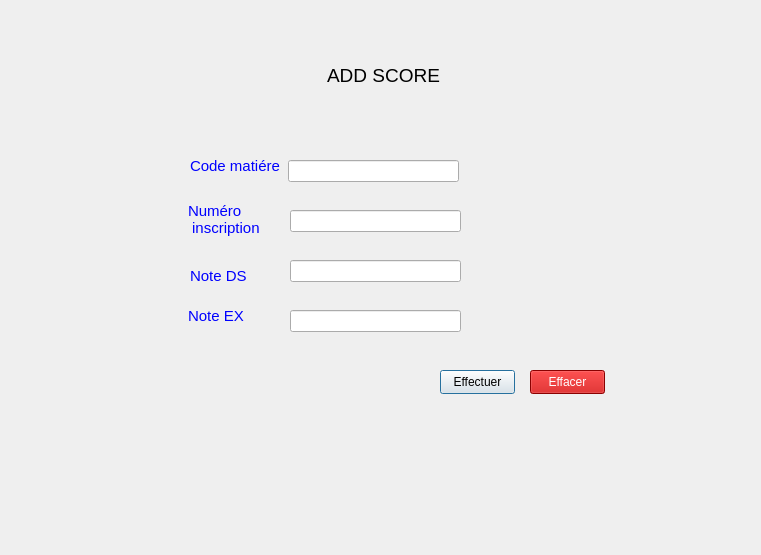
<?xml version="1.0" encoding="UTF-8"?>
<ui version="4.0">
 <class>Dialog</class>
 <widget class="QDialog" name="Dialog">
  <property name="geometry">
   <rect>
    <x>0</x>
    <y>0</y>
    <width>761</width>
    <height>555</height>
   </rect>
  </property>
  <property name="windowTitle">
   <string>Dialog</string>
  </property>
  <property name="styleSheet">
   <string notr="true">QProgressBar:horizontal {
    border: 1px solid #3A3939;
    text-align: center;
    padding: 1px;
    background: #201F1F;
}
QProgressBar::chunk:horizontal {
    background-color: qlineargradient(spread:reflect, x1:1, y1:0.545, x2:1, y2:0, stop:0 rgba(28, 66, 111, 255), stop:1 rgba(37, 87, 146, 255));
}

QToolTip
{
    border: 1px solid #3A3939;
    background-color: rgb(90, 102, 117);;
    color: white;
    padding: 1px;
    opacity: 200;
}

QWidget
{
    color: silver;
    background-color: #302F2F;
    selection-background-color:#3d8ec9;
    selection-color: black;
    background-clip: border;
    border-image: none;
    outline: 0;
}

QWidget:item:hover
{
    background-color: #78879b;
    color: black;
}

QWidget:item:selected
{
    background-color: #3d8ec9;
}

QCheckBox
{
    spacing: 5px;
    outline: none;
    color: #bbb;
    margin-bottom: 2px;
}

QCheckBox:disabled
{
    color: #777777;
}
QCheckBox::indicator,
QGroupBox::indicator
{
    width: 18px;
    height: 18px;
}
QGroupBox::indicator
{
    margin-left: 2px;
}

QCheckBox::indicator:unchecked,
QCheckBox::indicator:unchecked:hover,
QGroupBox::indicator:unchecked,
QGroupBox::indicator:unchecked:hover
{
    image: url(:/dark_blue/img/checkbox_unchecked.png);
}

QCheckBox::indicator:unchecked:focus,
QCheckBox::indicator:unchecked:pressed,
QGroupBox::indicator:unchecked:focus,
QGroupBox::indicator:unchecked:pressed
{
  border: none;
    image: url(:/dark_blue/img/checkbox_unchecked_focus.png);
}

QCheckBox::indicator:checked,
QCheckBox::indicator:checked:hover,
QGroupBox::indicator:checked,
QGroupBox::indicator:checked:hover
{
    image: url(:/dark_blue/img/checkbox_checked.png);
}

QCheckBox::indicator:checked:focus,
QCheckBox::indicator:checked:pressed,
QGroupBox::indicator:checked:focus,
QGroupBox::indicator:checked:pressed
{
  border: none;
    image: url(:/dark_blue/img/checkbox_checked_focus.png);
}

QCheckBox::indicator:indeterminate,
QCheckBox::indicator:indeterminate:hover,
QCheckBox::indicator:indeterminate:pressed
QGroupBox::indicator:indeterminate,
QGroupBox::indicator:indeterminate:hover,
QGroupBox::indicator:indeterminate:pressed
{
    image: url(:/dark_blue/img/checkbox_indeterminate.png);
}

QCheckBox::indicator:indeterminate:focus,
QGroupBox::indicator:indeterminate:focus
{
    image: url(:/dark_blue/img/checkbox_indeterminate_focus.png);
}

QCheckBox::indicator:checked:disabled,
QGroupBox::indicator:checked:disabled
{
    image: url(:/dark_blue/img/checkbox_checked_disabled.png);
}

QCheckBox::indicator:unchecked:disabled,
QGroupBox::indicator:unchecked:disabled
{
    image: url(:/dark_blue/img/checkbox_unchecked_disabled.png);
}

QRadioButton
{
    spacing: 5px;
    outline: none;
    color: #bbb;
    margin-bottom: 2px;
}

QRadioButton:disabled
{
    color: #777777;
}
QRadioButton::indicator
{
    width: 21px;
    height: 21px;
}

QRadioButton::indicator:unchecked,
QRadioButton::indicator:unchecked:hover
{
    image: url(:/dark_blue/img/radio_unchecked.png);
}

QRadioButton::indicator:unchecked:focus,
QRadioButton::indicator:unchecked:pressed
{
  border: none;
  outline: none;
    image: url(:/dark_blue/img/radio_unchecked_focus.png);
}

QRadioButton::indicator:checked,
QRadioButton::indicator:checked:hover
{
  border: none;
  outline: none;
    image: url(:/dark_blue/img/radio_checked.png);
}

QRadioButton::indicator:checked:focus,
QRadioButton::indicato::menu-arrowr:checked:pressed
{
  border: none;
  outline: none;
    image: url(:/dark_blue/img/radio_checked_focus.png);
}

QRadioButton::indicator:indeterminate,
QRadioButton::indicator:indeterminate:hover,
QRadioButton::indicator:indeterminate:pressed
{
        image: url(:/dark_blue/img/radio_indeterminate.png);
}

QRadioButton::indicator:checked:disabled
{
  outline: none;
  image: url(:/dark_blue/img/radio_checked_disabled.png);
}

QRadioButton::indicator:unchecked:disabled
{
    image: url(:/dark_blue/img/radio_unchecked_disabled.png);
}


QMenuBar
{
    background-color: #302F2F;
    color: silver;
}

QMenuBar::item
{
    background: transparent;
}

QMenuBar::item:selected
{
    background: transparent;
    border: 1px solid #3A3939;
}

QMenuBar::item:pressed
{
    border: 1px solid #3A3939;
    background-color: #3d8ec9;
    color: black;
    margin-bottom:-1px;
    padding-bottom:1px;
}

QMenu
{
    border: 1px solid #3A3939;
    color: silver;
    margin: 1px;
}

QMenu::icon
{
    margin: 1px;
}

QMenu::item
{
    padding: 2px 2px 2px 25px;
    margin-left: 5px;
    border: 1px solid transparent; /* reserve space for selection border */
}

QMenu::item:selected
{
    color: black;
}

QMenu::separator {
    height: 2px;
    background: lightblue;
    margin-left: 10px;
    margin-right: 5px;
}

QMenu::indicator {
    width: 16px;
    height: 16px;
}

/* non-exclusive indicator = check box style indicator
   (see QActionGroup::setExclusive) */
QMenu::indicator:non-exclusive:unchecked {
    image: url(:/dark_blue/img/checkbox_unchecked.png);
}

QMenu::indicator:non-exclusive:unchecked:selected {
    image: url(:/dark_blue/img/checkbox_unchecked_disabled.png);
}

QMenu::indicator:non-exclusive:checked {
    image: url(:/dark_blue/img/checkbox_checked.png);
}

QMenu::indicator:non-exclusive:checked:selected {
    image: url(:/dark_blue/img/checkbox_checked_disabled.png);
}

/* exclusive indicator = radio button style indicator (see QActionGroup::setExclusive) */
QMenu::indicator:exclusive:unchecked {
    image: url(:/dark_blue/img/radio_unchecked.png);
}

QMenu::indicator:exclusive:unchecked:selected {
    image: url(:/dark_blue/img/radio_unchecked_disabled.png);
}

QMenu::indicator:exclusive:checked {
    image: url(:/dark_blue/img/radio_checked.png);
}

QMenu::indicator:exclusive:checked:selected {
    image: url(:/dark_blue/img/radio_checked_disabled.png);
}

QMenu::right-arrow {
    margin: 5px;
    image: url(:/dark_blue/img/right_arrow.png)
}


QWidget:disabled
{
    color: #808080;
    background-color: #302F2F;
}

QAbstractItemView
{
    alternate-background-color: #3A3939;
    color: silver;
    border: 1px solid 3A3939;
    border-radius: 2px;
    padding: 1px;
}

QWidget:focus, QMenuBar:focus
{
    border: 1px solid #78879b;
}

QTabWidget:focus, QCheckBox:focus, QRadioButton:focus, QSlider:focus
{
    border: none;
}

QLineEdit
{
    background-color: #201F1F;
    padding: 2px;
    border-style: solid;
    border: 1px solid #3A3939;
    border-radius: 2px;
    color: silver;
}

QGroupBox {
    border:1px solid #3A3939;
    border-radius: 2px;
    margin-top: 20px;
    background-color: #302F2F;
    color: silver;
}

QGroupBox::title {
    subcontrol-origin: margin;
    subcontrol-position: top center;
    padding-left: 10px;
    padding-right: 10px;
    padding-top: 10px;
}

QAbstractScrollArea
{
    border-radius: 2px;
    border: 1px solid #3A3939;
    background-color: transparent;
}

QScrollBar:horizontal
{
    height: 15px;
    margin: 3px 15px 3px 15px;
    border: 1px transparent #2A2929;
    border-radius: 4px;
    background-color: #2A2929;
}

QScrollBar::handle:horizontal
{
    background-color: #605F5F;
    min-width: 5px;
    border-radius: 4px;
}

QScrollBar::add-line:horizontal
{
    margin: 0px 3px 0px 3px;
    border-image: url(:/dark_blue/img/right_arrow_disabled.png);
    width: 10px;
    height: 10px;
    subcontrol-position: right;
    subcontrol-origin: margin;
}

QScrollBar::sub-line:horizontal
{
    margin: 0px 3px 0px 3px;
    border-image: url(:/dark_blue/img/left_arrow_disabled.png);
    height: 10px;
    width: 10px;
    subcontrol-position: left;
    subcontrol-origin: margin;
}

QScrollBar::add-line:horizontal:hover,QScrollBar::add-line:horizontal:on
{
    border-image: url(:/dark_blue/img/right_arrow.png);
    height: 10px;
    width: 10px;
    subcontrol-position: right;
    subcontrol-origin: margin;
}


QScrollBar::sub-line:horizontal:hover, QScrollBar::sub-line:horizontal:on
{
    border-image: url(:/dark_blue/img/left_arrow.png);
    height: 10px;
    width: 10px;
    subcontrol-position: left;
    subcontrol-origin: margin;
}

QScrollBar::up-arrow:horizontal, QScrollBar::down-arrow:horizontal
{
    background: none;
}


QScrollBar::add-page:horizontal, QScrollBar::sub-page:horizontal
{
    background: none;
}

QScrollBar:vertical
{
    background-color: #2A2929;
    width: 15px;
    margin: 15px 3px 15px 3px;
    border: 1px transparent #2A2929;
    border-radius: 4px;
}

QScrollBar::handle:vertical
{
    background-color: #605F5F;
    min-height: 5px;
    border-radius: 4px;
}

QScrollBar::sub-line:vertical
{
    margin: 3px 0px 3px 0px;
    border-image: url(:/dark_blue/img/up_arrow_disabled.png);
    height: 10px;
    width: 10px;
    subcontrol-position: top;
    subcontrol-origin: margin;
}

QScrollBar::add-line:vertical
{
    margin: 3px 0px 3px 0px;
    border-image: url(:/dark_blue/img/down_arrow_disabled.png);
    height: 10px;
    width: 10px;
    subcontrol-position: bottom;
    subcontrol-origin: margin;
}

QScrollBar::sub-line:vertical:hover,QScrollBar::sub-line:vertical:on
{

    border-image: url(:/dark_blue/img/up_arrow.png);
    height: 10px;
    width: 10px;
    subcontrol-position: top;
    subcontrol-origin: margin;
}


QScrollBar::add-line:vertical:hover, QScrollBar::add-line:vertical:on
{
    border-image: url(:/dark_blue/img/down_arrow.png);
    height: 10px;
    width: 10px;
    subcontrol-position: bottom;
    subcontrol-origin: margin;
}

QScrollBar::up-arrow:vertical, QScrollBar::down-arrow:vertical
{
    background: none;
}


QScrollBar::add-page:vertical, QScrollBar::sub-page:vertical
{
    background: none;
}

QTextEdit
{
    background-color: #201F1F;
    color: silver;
    border: 1px solid #3A3939;
}

QPlainTextEdit
{
    background-color: #201F1F;;
    color: silver;
    border-radius: 2px;
    border: 1px solid #3A3939;
}

QHeaderView::section
{
    background-color: #3A3939;
    color: silver;
    padding-left: 4px;
    border: 1px solid #6c6c6c;
}

QSizeGrip {
    image: url(:/dark_blue/img/sizegrip.png);
    width: 12px;
    height: 12px;
}

QMainWindow
{
    background-color: #302F2F;

}

QMainWindow::separator
{
    background-color: #302F2F;
    color: white;
    padding-left: 4px;
    spacing: 2px;
    border: 1px dashed #3A3939;
}

QMainWindow::separator:hover
{

    background-color: #787876;
    color: white;
    padding-left: 4px;
    border: 1px solid #3A3939;
    spacing: 2px;
}


QMenu::separator
{
    height: 1px;
    background-color: #3A3939;
    color: white;
    padding-left: 4px;
    margin-left: 10px;
    margin-right: 5px;
}


QFrame
{
    border-radius: 2px;
    border: 1px solid #444;
}

QFrame[frameShape=&quot;0&quot;]
{
    border-radius: 2px;
    border: 1px transparent #444;
}

QStackedWidget
{
    background-color: #302F2F;
    border: 1px transparent black;
}

QToolBar {
    border: 1px transparent #393838;
    background: 1px solid #302F2F;
    font-weight: bold;
}

QToolBar::handle:horizontal {
    image: url(:/dark_blue/img/Hmovetoolbar.png);
}
QToolBar::handle:vertical {
    image: url(:/dark_blue/img/Vmovetoolbar.png);
}
QToolBar::separator:horizontal {
    image: url(:/dark_blue/img/Hsepartoolbar.png);
}
QToolBar::separator:vertical {
    image: url(:/dark_blue/img/Vsepartoolbars.png);
}

QPushButton
{
    color: silver;
    background-color: #302F2F;
    border-width: 2px;
    border-color: #4A4949;
    border-style: solid;
    padding-top: 2px;
    padding-bottom: 2px;
    padding-left: 10px;
    padding-right: 10px;
    border-radius: 4px;
    /* outline: none; */
    /* min-width: 40px; */
}

QPushButton:disabled
{
    background-color: #302F2F;
    border-width: 2px;
    border-color: #3A3939;
    border-style: solid;
    padding-top: 2px;
    padding-bottom: 2px;
    padding-left: 10px;
    padding-right: 10px;
    /*border-radius: 2px;*/
    color: #808080;
}

QPushButton:focus {
    background-color: #3d8ec9;
    color: white;
}

QComboBox
{
    selection-background-color: #3d8ec9;
    background-color: #201F1F;
    border-style: solid;
    border: 1px solid #3A3939;
    border-radius: 2px;
    padding: 2px;
    min-width: 75px;
}

QPushButton:checked{
    background-color: #4A4949;
    border-color: #6A6969;
}

QPushButton:hover {
    border: 2px solid #78879b;
    color: silver;
}

QComboBox:hover, QAbstractSpinBox:hover,QLineEdit:hover,QTextEdit:hover,QPlainTextEdit:hover,QAbstractView:hover,QTreeView:hover
{
    border: 1px solid #78879b;
    color: silver;
}

QComboBox:on
{
    background-color: #626873;
    padding-top: 3px;
    padding-left: 4px;
    selection-background-color: #4a4a4a;
}

QComboBox QAbstractItemView
{
    background-color: #201F1F;
    border-radius: 2px;
    border: 1px solid #444;
    selection-background-color: #3d8ec9;
    color: silver;
}

QComboBox::drop-down
{
    subcontrol-origin: padding;
    subcontrol-position: top right;
    width: 15px;

    border-left-width: 0px;
    border-left-color: darkgray;
    border-left-style: solid;
    border-top-right-radius: 3px;
    border-bottom-right-radius: 3px;
}

QComboBox::down-arrow
{
    image: url(:/dark_blue/img/down_arrow_disabled.png);
}

QComboBox::down-arrow:on, QComboBox::down-arrow:hover,
QComboBox::down-arrow:focus
{
    image: url(:/dark_blue/img/down_arrow.png);
}

QPushButton:pressed
{
    background-color: #484846;
}

QAbstractSpinBox {
    padding-top: 2px;
    padding-bottom: 2px;
    border: 1px solid #3A3939;
    background-color: #201F1F;
    color: silver;
    border-radius: 2px;
    min-width: 75px;
}

QAbstractSpinBox:up-button
{
    background-color: transparent;
    subcontrol-origin: border;
    subcontrol-position: top right;
}

QAbstractSpinBox:down-button
{
    background-color: transparent;
    subcontrol-origin: border;
    subcontrol-position: bottom right;
}

QAbstractSpinBox::up-arrow,QAbstractSpinBox::up-arrow:disabled,QAbstractSpinBox::up-arrow:off {
    image: url(:/dark_blue/img/up_arrow_disabled.png);
    width: 10px;
    height: 10px;
}
QAbstractSpinBox::up-arrow:hover
{
    image: url(:/dark_blue/img/up_arrow.png);
}


QAbstractSpinBox::down-arrow,QAbstractSpinBox::down-arrow:disabled,QAbstractSpinBox::down-arrow:off
{
    image: url(:/dark_blue/img/down_arrow_disabled.png);
    width: 10px;
    height: 10px;
}
QAbstractSpinBox::down-arrow:hover
{
    image: url(:/dark_blue/img/down_arrow.png);
}


QLabel
{
    border: 0px solid black;
}

QTabWidget{
    border: 1px transparent black;
}

QTabWidget::pane {
    border: 1px solid #444;
    border-radius: 3px;
    padding: 3px;
}

QTabBar
{
    qproperty-drawBase: 0;
    left: 5px; /* move to the right by 5px */
}

QTabBar:focus
{
    border: 0px transparent black;
}

QTabBar::close-button  {
    image: url(:/dark_blue/img/close.png);
    background: transparent;
}

QTabBar::close-button:hover
{
    image: url(:/dark_blue/img/close-hover.png);
    background: transparent;
}

QTabBar::close-button:pressed {
    image: url(:/dark_blue/img/close-pressed.png);
    background: transparent;
}

/* TOP TABS */
QTabBar::tab:top {
    color: #b1b1b1;
    border: 1px solid #4A4949;
    border-bottom: 1px transparent black;
    background-color: #302F2F;
    padding: 5px;
    border-top-left-radius: 2px;
    border-top-right-radius: 2px;
}

QTabBar::tab:top:!selected
{
    color: #b1b1b1;
    background-color: #201F1F;
    border: 1px transparent #4A4949;
    border-bottom: 1px transparent #4A4949;
    border-top-left-radius: 0px;
    border-top-right-radius: 0px;
}

QTabBar::tab:top:!selected:hover {
    background-color: #48576b;
}

/* BOTTOM TABS */
QTabBar::tab:bottom {
    color: #b1b1b1;
    border: 1px solid #4A4949;
    border-top: 1px transparent black;
    background-color: #302F2F;
    padding: 5px;
    border-bottom-left-radius: 2px;
    border-bottom-right-radius: 2px;
}

QTabBar::tab:bottom:!selected
{
    color: #b1b1b1;
    background-color: #201F1F;
    border: 1px transparent #4A4949;
    border-top: 1px transparent #4A4949;
    border-bottom-left-radius: 0px;
    border-bottom-right-radius: 0px;
}

QTabBar::tab:bottom:!selected:hover {
    background-color: #78879b;
}

/* LEFT TABS */
QTabBar::tab:left {
    color: #b1b1b1;
    border: 1px solid #4A4949;
    border-left: 1px transparent black;
    background-color: #302F2F;
    padding: 5px;
    border-top-right-radius: 2px;
    border-bottom-right-radius: 2px;
}

QTabBar::tab:left:!selected
{
    color: #b1b1b1;
    background-color: #201F1F;
    border: 1px transparent #4A4949;
    border-right: 1px transparent #4A4949;
    border-top-right-radius: 0px;
    border-bottom-right-radius: 0px;
}

QTabBar::tab:left:!selected:hover {
    background-color: #48576b;
}


/* RIGHT TABS */
QTabBar::tab:right {
    color: #b1b1b1;
    border: 1px solid #4A4949;
    border-right: 1px transparent black;
    background-color: #302F2F;
    padding: 5px;
    border-top-left-radius: 2px;
    border-bottom-left-radius: 2px;
}

QTabBar::tab:right:!selected
{
    color: #b1b1b1;
    background-color: #201F1F;
    border: 1px transparent #4A4949;
    border-right: 1px transparent #4A4949;
    border-top-left-radius: 0px;
    border-bottom-left-radius: 0px;
}

QTabBar::tab:right:!selected:hover {
    background-color: #48576b;
}

QTabBar QToolButton::right-arrow:enabled {
     image: url(:/dark_blue/img/right_arrow.png);
 }

 QTabBar QToolButton::left-arrow:enabled {
     image: url(:/dark_blue/img/left_arrow.png);
 }

QTabBar QToolButton::right-arrow:disabled {
     image: url(:/dark_blue/img/right_arrow_disabled.png);
 }

 QTabBar QToolButton::left-arrow:disabled {
     image: url(:/dark_blue/img/left_arrow_disabled.png);
 }


QDockWidget {
    border: 1px solid #403F3F;
    titlebar-close-icon: url(:/dark_blue/img/close.png);
    titlebar-normal-icon: url(:/dark_blue/img/undock.png);
}

QDockWidget::close-button, QDockWidget::float-button {
    border: 1px solid transparent;
    border-radius: 2px;
    background: transparent;
}

QDockWidget::close-button:hover, QDockWidget::float-button:hover {
    background: rgba(255, 255, 255, 10);
}

QDockWidget::close-button:pressed, QDockWidget::float-button:pressed {
    padding: 1px -1px -1px 1px;
    background: rgba(255, 255, 255, 10);
}

QTreeView, QListView, QTextBrowser, AtLineEdit, AtLineEdit::hover {
    border: 1px solid #444;
    background-color: silver;
    border-radius: 3px;
    margin-left: 3px;
    color: black;
}

QTreeView:branch:selected, QTreeView:branch:hover {
    background: url(:/dark_blue/img/transparent.png);
}

QTreeView::branch:has-siblings:!adjoins-item {
    border-image: url(:/dark_blue/img/transparent.png);
}

QTreeView::branch:has-siblings:adjoins-item {
    border-image: url(:/dark_blue/img/transparent.png);
}

QTreeView::branch:!has-children:!has-siblings:adjoins-item {
    border-image: url(:/dark_blue/img/transparent.png);
}

QTreeView::branch:has-children:!has-siblings:closed,
QTreeView::branch:closed:has-children:has-siblings {
    image: url(:/dark_blue/img/branch_closed.png);
}

QTreeView::branch:open:has-children:!has-siblings,
QTreeView::branch:open:has-children:has-siblings  {
    image: url(:/dark_blue/img/branch_open.png);
}

QTreeView::branch:has-children:!has-siblings:closed:hover,
QTreeView::branch:closed:has-children:has-siblings:hover {
    image: url(:/dark_blue/img/branch_closed-on.png);
    }

QTreeView::branch:open:has-children:!has-siblings:hover,
QTreeView::branch:open:has-children:has-siblings:hover  {
    image: url(:/dark_blue/img/branch_open-on.png);
    }

QListView::item:!selected:hover, QListView::item:!selected:hover, QTreeView::item:!selected:hover  {
    background: rgba(0, 0, 0, 0);
    outline: 0;
    color: #FFFFFF
}

QListView::item:selected:hover, QListView::item:selected:hover, QTreeView::item:selected:hover  {
    background: #3d8ec9;
    color: #FFFFFF;
}

QSlider::groove:horizontal {
    border: 1px solid #3A3939;
    height: 8px;
    background: #201F1F;
    margin: 2px 0;
    border-radius: 2px;
}

QSlider::handle:horizontal {
    background: QLinearGradient( x1: 0, y1: 0, x2: 0, y2: 1,
      stop: 0.0 silver, stop: 0.2 #a8a8a8, stop: 1 #727272);
    border: 1px solid #3A3939;
    width: 14px;
    height: 14px;
    margin: -4px 0;
    border-radius: 2px;
}

QSlider::groove:vertical {
    border: 1px solid #3A3939;
    width: 8px;
    background: #201F1F;
    margin: 0 0px;
    border-radius: 2px;
}

QSlider::handle:vertical {
    background: QLinearGradient( x1: 0, y1: 0, x2: 0, y2: 1, stop: 0.0 silver,
    stop: 0.2 #a8a8a8, stop: 1 #727272);
    border: 1px solid #3A3939;
    width: 14px;
    height: 14px;
    margin: 0 -4px;
    border-radius: 2px;
}

QToolButton {
    /*  background-color: transparent; */
    border: 2px transparent #4A4949;
    border-radius: 4px;
    background-color: dimgray;
    margin: 2px;
    padding: 2px;
}

QToolButton[popupMode=&quot;1&quot;] { /* only for MenuButtonPopup */
 padding-right: 20px; /* make way for the popup button */
 border: 2px transparent #4A4949;
 border-radius: 4px;
}

QToolButton[popupMode=&quot;2&quot;] { /* only for InstantPopup */
 padding-right: 10px; /* make way for the popup button */
 border: 2px transparent #4A4949;
}


QToolButton:hover, QToolButton::menu-button:hover {
    border: 2px solid #78879b;
}

QToolButton:checked, QToolButton:pressed,
    QToolButton::menu-button:pressed {
    background-color: #4A4949;
    border: 2px solid #78879b;
}

/* the subcontrol below is used only in the InstantPopup or DelayedPopup mode */
QToolButton::menu-indicator {
    image: url(:/dark_blue/img/down_arrow.png);
    top: -7px; left: -2px; /* shift it a bit */
}

/* the subcontrols below are used only in the MenuButtonPopup mode */
QToolButton::menu-button {
    border: 1px transparent #4A4949;
    border-top-right-radius: 6px;
    border-bottom-right-radius: 6px;
    /* 16px width + 4px for border = 20px allocated above */
    width: 16px;
    outline: none;
}

QToolButton::menu-arrow {
    image: url(:/dark_blue/img/down_arrow.png);
}

QToolButton::menu-arrow:open {
    top: 1px; left: 1px; /* shift it a bit */
    border: 1px solid #3A3939;
}

QPushButton::menu-indicator  {
    subcontrol-origin: padding;
    subcontrol-position: bottom right;
    left: 4px;
}

QTableView
{
    border: 1px solid #444;
    gridline-color: #6c6c6c;
    background-color: #201F1F;
}


QTableView, QHeaderView
{
    border-radius: 0px;
}

QTableView::item:pressed, QListView::item:pressed, QTreeView::item:pressed  {
    background: #78879b;
    color: #FFFFFF;
}

QTableView::item:selected:active, QTreeView::item:selected:active, QListView::item:selected:active  {
    background: #3d8ec9;
    color: #FFFFFF;
}


QHeaderView
{
    border: 1px transparent;
    border-radius: 2px;
    margin: 0px;
    padding: 0px;
}

QHeaderView::section  {
    background-color: #3A3939;
    color: silver;
    padding: 4px;
    border: 1px solid #6c6c6c;
    border-radius: 0px;
    text-align: center;
}

QHeaderView::section::vertical::first, QHeaderView::section::vertical::only-one
{
    border-top: 1px solid #6c6c6c;
}

QHeaderView::section::vertical
{
    border-top: transparent;
}

QHeaderView::section::horizontal::first, QHeaderView::section::horizontal::only-one
{
    border-left: 1px solid #6c6c6c;
}

QHeaderView::section::horizontal
{
    border-left: transparent;
}


QHeaderView::section:checked
 {
    color: white;
    background-color: #5A5959;
 }

 /* style the sort indicator */
QHeaderView::down-arrow {
    image: url(:/dark_blue/img/down_arrow.png);
}

QHeaderView::up-arrow {
    image: url(:/dark_blue/img/up_arrow.png);
}


QTableCornerButton::section {
    background-color: #3A3939;
    border: 1px solid #3A3939;
    border-radius: 2px;
}

QToolBox  {
    padding: 3px;
    border: 1px transparent black;
}

QToolBox::tab {
    color: #b1b1b1;
    background-color: #302F2F;
    border: 1px solid #4A4949;
    border-bottom: 1px transparent #302F2F;
    border-top-left-radius: 5px;
    border-top-right-radius: 5px;
}

 QToolBox::tab:selected { /* italicize selected tabs */
    font: italic;
    background-color: #302F2F;
    border-color: #3d8ec9;
 }

QStatusBar::item {
    border: 1px solid #3A3939;
    border-radius: 2px;
 }


QFrame[height=&quot;3&quot;], QFrame[width=&quot;3&quot;] {
    background-color: #AAA;
}


QSplitter::handle {
    border: 1px dashed #3A3939;
}

QSplitter::handle:hover {
    background-color: #787876;
    border: 1px solid #3A3939;
}

QSplitter::handle:horizontal {
    width: 1px;
}

QSplitter::handle:vertical {
    height: 1px;
}

QListWidget {
    background-color: silver;
    border-radius: 5px;
    margin-left: 5px;
}

QListWidget::item {
    color: black;
}

QMessageBox {
    messagebox-critical-icon	: url(:/dark_blue/img/critical.png);
    messagebox-information-icon	: url(:/dark_blue/img/information.png);
    messagebox-question-icon	: url(:/dark_blue/img/question.png);
    messagebox-warning-icon:    : url(:/dark_blue/img/warning.png);
}

ColorButton::enabled {
    border-radius: 0px;
    border: 1px solid #444444;
}

ColorButton::disabled {
    border-radius: 0px;
    border: 1px solid #AAAAAA;
}</string>
  </property>
  <widget class="QLabel" name="label_6">
   <property name="geometry">
    <rect>
     <x>188</x>
     <y>300</y>
     <width>91</width>
     <height>31</height>
    </rect>
   </property>
   <property name="font">
    <font>
     <pointsize>11</pointsize>
     <bold>false</bold>
    </font>
   </property>
   <property name="styleSheet">
    <string notr="true">* {
	color: blue;
	display:inline-block;
    text-align: left;
    width: 100px;
}</string>
   </property>
   <property name="text">
    <string>Note EX</string>
   </property>
  </widget>
  <widget class="QLineEdit" name="lineEdit">
   <property name="geometry">
    <rect>
     <x>288</x>
     <y>160</y>
     <width>171</width>
     <height>22</height>
    </rect>
   </property>
   <property name="styleSheet">
    <string notr="true">color: rgb(0, 0, 255);</string>
   </property>
  </widget>
  <widget class="QLabel" name="label">
   <property name="geometry">
    <rect>
     <x>190</x>
     <y>150</y>
     <width>91</width>
     <height>31</height>
    </rect>
   </property>
   <property name="font">
    <font>
     <pointsize>11</pointsize>
     <bold>false</bold>
    </font>
   </property>
   <property name="styleSheet">
    <string notr="true">* {
	color: blue;
	display:inline-block;
    text-align: left;
    width: 100px;
}</string>
   </property>
   <property name="text">
    <string>Code matiére</string>
   </property>
  </widget>
  <widget class="QPushButton" name="pushButton">
   <property name="geometry">
    <rect>
     <x>440</x>
     <y>370</y>
     <width>75</width>
     <height>24</height>
    </rect>
   </property>
   <property name="font">
    <font/>
   </property>
   <property name="autoFillBackground">
    <bool>false</bool>
   </property>
   <property name="styleSheet">
    <string notr="true"/>
   </property>
   <property name="text">
    <string>Effectuer</string>
   </property>
   <property name="autoDefault">
    <bool>true</bool>
   </property>
   <property name="default">
    <bool>false</bool>
   </property>
   <property name="flat">
    <bool>false</bool>
   </property>
  </widget>
  <widget class="QLineEdit" name="lineEdit_6">
   <property name="geometry">
    <rect>
     <x>290</x>
     <y>310</y>
     <width>171</width>
     <height>22</height>
    </rect>
   </property>
   <property name="styleSheet">
    <string notr="true">color: rgb(0, 0, 255);</string>
   </property>
  </widget>
  <widget class="QLabel" name="label_2">
   <property name="geometry">
    <rect>
     <x>188</x>
     <y>199</y>
     <width>101</width>
     <height>41</height>
    </rect>
   </property>
   <property name="font">
    <font>
     <pointsize>11</pointsize>
     <bold>false</bold>
    </font>
   </property>
   <property name="styleSheet">
    <string notr="true">* {
	color: blue;
	display:inline-block;
    text-align: left;
    width: 100px;
}</string>
   </property>
   <property name="text">
    <string>Numéro 
 inscription</string>
   </property>
  </widget>
  <widget class="QPushButton" name="pushButton_2">
   <property name="geometry">
    <rect>
     <x>530</x>
     <y>370</y>
     <width>75</width>
     <height>24</height>
    </rect>
   </property>
   <property name="font">
    <font/>
   </property>
   <property name="styleSheet">
    <string notr="true">color: white;
background-color: rgb(193, 0, 0);
</string>
   </property>
   <property name="text">
    <string>Effacer</string>
   </property>
   <property name="autoDefault">
    <bool>true</bool>
   </property>
  </widget>
  <widget class="QLabel" name="label_19">
   <property name="geometry">
    <rect>
     <x>228</x>
     <y>60</y>
     <width>311</width>
     <height>31</height>
    </rect>
   </property>
   <property name="font">
    <font>
     <pointsize>14</pointsize>
     <bold>false</bold>
    </font>
   </property>
   <property name="autoFillBackground">
    <bool>false</bool>
   </property>
   <property name="text">
    <string>ADD SCORE</string>
   </property>
   <property name="alignment">
    <set>Qt::AlignCenter</set>
   </property>
  </widget>
  <widget class="QLineEdit" name="lineEdit_2">
   <property name="geometry">
    <rect>
     <x>290</x>
     <y>210</y>
     <width>171</width>
     <height>22</height>
    </rect>
   </property>
   <property name="styleSheet">
    <string notr="true">color: rgb(0, 0, 255);</string>
   </property>
  </widget>
  <widget class="QLabel" name="label_7">
   <property name="geometry">
    <rect>
     <x>190</x>
     <y>260</y>
     <width>91</width>
     <height>31</height>
    </rect>
   </property>
   <property name="font">
    <font>
     <pointsize>11</pointsize>
     <bold>false</bold>
    </font>
   </property>
   <property name="styleSheet">
    <string notr="true">* {
	color: blue;
	display:inline-block;
    text-align: left;
    width: 100px;
}</string>
   </property>
   <property name="text">
    <string>Note DS</string>
   </property>
  </widget>
  <widget class="QLineEdit" name="lineEdit_7">
   <property name="geometry">
    <rect>
     <x>290</x>
     <y>260</y>
     <width>171</width>
     <height>22</height>
    </rect>
   </property>
   <property name="styleSheet">
    <string notr="true">color: rgb(0, 0, 255);</string>
   </property>
  </widget>
 </widget>
 <resources/>
 <connections/>
</ui>
